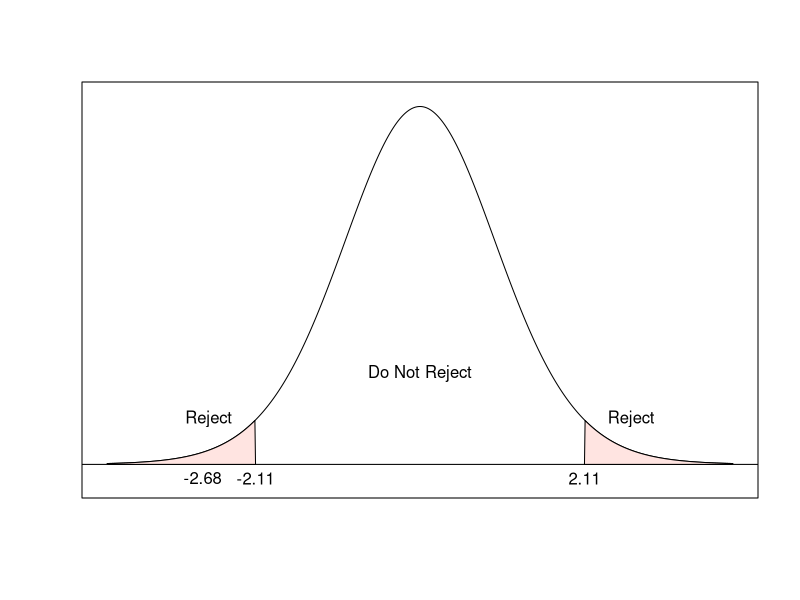

Generate this figure with R:
## ---- chunk 1
sleep$bin <- ifelse(sleep$extra > 0, 1, 0)
d1 <- sleep$bin[sleep$group == 1]
d2 <- sleep$bin[sleep$group == 2]
## ---- chunk 2
d1
d2
## ---- chunk 3
sum(d1)
sum(d2)
## ---- chunk 4
prop.test(x = c(5, 9), n = c(10,10), conf.level = 0.9)
## ---- chunk 5
x <- seq(-4,4,length.out=1000)
y <- dt(x,18)
x1 <- -4; x2 <- -qt(0.975,18); x3 <- qt(0.975,18); x4 <- 4
ts <- -2.681
x.coord <- c(x[x > x1 & x < x2])
y.coord <- y[x > x1 & x < x2]
x.coord2 <- c(x[x > x3 & x < x4])
y.coord2 <- y[x > x3 & x < x4]
plot(x,y,type='l', xaxt='n', yaxt='n', ylab="",xlab="", ylim=c(-0.02,max(y)+0.01)) #
abline(h=0)
polygon(x=x.coord, y= c(0, y.coord[2:(length(y.coord)-1)], 0), col="mistyrose")
polygon(x=x.coord2, y= c(0, y.coord2[2:(length(y.coord2)-1)], 0), col="mistyrose")
text(-2.7,0.05,"Reject"); text(2.7,0.05,"Reject"); text(0,0.1,"Do Not Reject")
text(x2, -0.015, "-2.11"); text(x3, -0.015, "2.11"); text(ts-0.1, -0.015, "-2.68")
## ---- chunk 6
teeth = data.frame(aa = ToothGrowth$len[ToothGrowth$supp == "VC"], oj = ToothGrowth$len[ToothGrowth$supp == "OJ"])
## ---- chunk 7
attach(teeth)
## ---- chunk 8
t.test(x = aa, y = oj, mu = 0, paired = FALSE, conf.level = 0.95)
